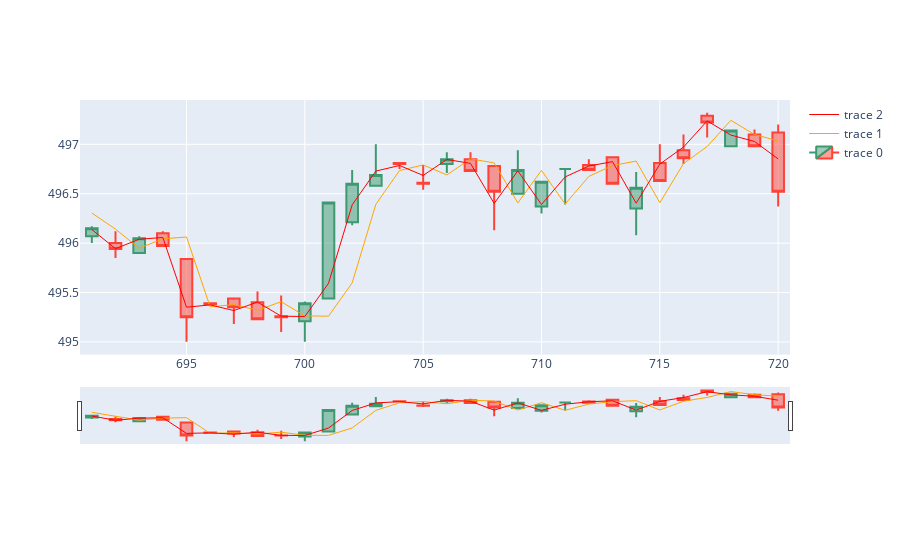

The cell this chart's notebook holds for it:
### Code cell
import plotly.graph_objects as go
from plotly.subplots import make_subplots

fig = make_subplots(rows=3, cols=1, 
                    shared_xaxes=True, 
                    vertical_spacing=0.02)

candlesticks = go.Candlestick(x=test_data.index,
                open=test_data['open'],
                high=test_data['high'],
                low=test_data['low'],
                close=test_data['close'])

p1 = go.Scatter(x=test_data.index, y=prediction, line=dict(color='orange', width=1))
avg = go.Scatter(x=test_data.index, y=actuals, line=dict(color='red', width=1))
# avg = go.Scatter(x=test_data.index, y=test_actual, line=dict(color='black', width=1),yaxis="y2")
# lwma = go.Scatter(x=df.index, y=df.lwma, line=dict(color='green', width=1))

# macd = go.Scatter(x=df.index, y=df.macd, line=dict(color='blue', width=1),yaxis="y2")
# signal = go.Scatter(x=df.index, y=df.signal, line=dict(color='red', width=2),yaxis="y2")

# rsi = go.Scatter(x=df.index, y=df.rsi, line=dict(color='gray', width=2),yaxis="y3")

# data = [candlesticks,swma,lwma,macd,signal,rsi]
chart_full = [candlesticks,p1,avg]
layout = go.Layout( yaxis=dict(
        domain=[.33, 1]
    ),
    legend=dict(
        traceorder="reversed"
    ),
    yaxis2=dict(
        domain=[.2, .33]
    ),
    yaxis3=dict(
    domain=[0, .2]
    ),
)

fig = go.Figure(data=chart_full,layout=layout)
fig.show()


# fig = go.Figure(data=[go.Candlestick(x=test_data.index,
#                 open=test_data['open'], high=test_data['high'],
#                 low=test_data['low'], close=test_data['close'])
#                      ])

# fig.update_layout(xaxis_rangeslider_visible=False)
# fig.show()

### Figure 1 — Plotly figure (JSON) as saved in the notebook; plotly's stock layout.template omitted (floating-point values rounded to 4 significant figures)
{"data": [{"close": [496.1, 495.9, 496.1, 496.0, 495.2, 495.4, 495.4, 495.2, 495.2, 495.4, 496.4, 496.6, 496.7, 496.8, 496.6, 496.9, 496.7, 496.5, 496.7, 496.6, 496.8, 496.7, 496.6, 496.6, 496.6, 496.9, 497.2, 497.1, 497.0, 496.5], "high": [496.2, 496.1, 496.1, 496.1, 495.8, 495.4, 495.4, 495.5, 495.5, 495.4, 496.4, 496.7, 497, 496.8, 496.8, 496.9, 496.9, 496.8, 496.9, 496.6, 496.8, 496.9, 496.9, 496.7, 497, 497.1, 497.3, 497.1, 497.1, 497.2], "low": [496, 495.9, 495.9, 496.0, 495, 495.4, 495.2, 495.2, 495.1, 495, 495.4, 496.2, 496.6, 496.8, 496.5, 496.7, 496.7, 496.1, 496.5, 496.3, 496.4, 496.7, 496.6, 496.1, 496.6, 496.8, 497.1, 497.0, 497.0, 496.4], "open": [496.1, 496, 495.9, 496.1, 495.8, 495.4, 495.4, 495.4, 495.3, 495.2, 495.4, 496.2, 496.6, 496.8, 496.6, 496.8, 496.9, 496.8, 496.5, 496.4, 496.8, 496.8, 496.9, 496.4, 496.8, 496.9, 497.3, 497.0, 497.1, 497.1], "type": "candlestick", "x": [691, 692, 693, 694, 695, 696, 697, 698, 699, 700, 701, 702, 703, 704, 705, 706, 707, 708, 709, 710, 711, 712, 713, 714, 715, 716, 717, 718, 719, 720]}, {"line": {"color": "orange", "width": 1}, "type": "scatter", "x": [691, 692, 693, 694, 695, 696, 697, 698, 699, 700, 701, 702, 703, 704, 705, 706, 707, 708, 709, 710, 711, 712, 713, 714, 715, 716, 717, 718, 719, 720], "y": [496.3, 496.1, 495.9, 496.0, 496.1, 495.4, 495.4, 495.3, 495.4, 495.3, 495.3, 495.6, 496.4, 496.7, 496.8, 496.7, 496.9, 496.8, 496.4, 496.7, 496.4, 496.7, 496.8, 496.8, 496.4, 496.8, 497.0, 497.2, 497.1, 497.0]}, {"line": {"color": "red", "width": 1}, "type": "scatter", "x": [691, 692, 693, 694, 695, 696, 697, 698, 699, 700, 701, 702, 703, 704, 705, 706, 707, 708, 709, 710, 711, 712, 713, 714, 715, 716, 717, 718, 719, 720], "y": [496.1, 495.9, 496.0, 496.1, 495.4, 495.4, 495.3, 495.4, 495.3, 495.3, 495.6, 496.4, 496.7, 496.8, 496.7, 496.8, 496.8, 496.4, 496.7, 496.4, 496.7, 496.8, 496.8, 496.4, 496.8, 497.0, 497.2, 497.1, 497.0, 496.9]}], "layout": {"legend": {"traceorder": "reversed"}, "yaxis": {"domain": [0.33, 1]}, "yaxis2": {"domain": [0.2, 0.33]}, "yaxis3": {"domain": [0, 0.2]}}}
